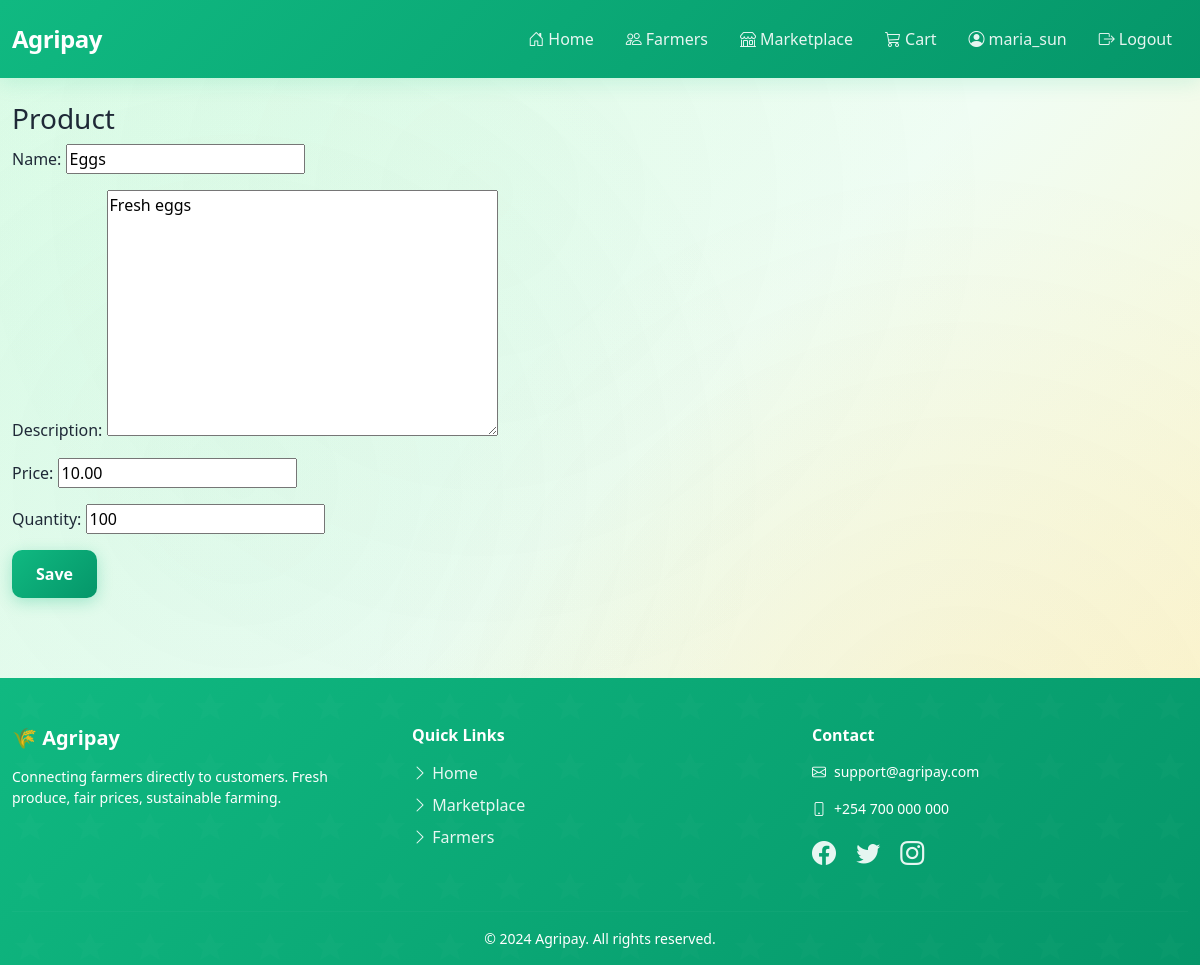
The app's page /farmers/product/7/edit/ (signed in) with its own data.
### farmers/models.py (models this page shows, shortened)
class Product(models.Model):
    farmer = models.ForeignKey(FarmerProfile, on_delete=models.CASCADE, related_name='products')
    name = models.CharField(max_length=200)
    description = models.TextField(blank=True)
    price = models.DecimalField(max_digits=10, decimal_places=2)
    quantity = models.IntegerField(default=0)
    image = models.ImageField(upload_to='product_images/', blank=True, null=True)
    created_at = models.DateTimeField(auto_now_add=True)

### farmers/views.py (the view)
# urls.py: path('product/<int:pk>/edit/', views.edit_product, name='edit_product'),
@login_required
def edit_product(request, pk):
    product = get_object_or_404(Product, pk=pk, farmer__user=request.user)
    if request.method == 'POST':
        form = ProductForm(request.POST, instance=product)
        if form.is_valid():
            form.save()
            return redirect('farmers:farmers_index')
    else:
        form = ProductForm(instance=product)
    return render(request, 'farmers/product_form.html', {'form': form})

### farmers/forms.py
class ProductForm(forms.ModelForm):
    class Meta:
        model = Product
        fields = ['name','description','price','quantity']

### templates/farmers/product_form.html
{% extends 'base.html' %}
{% block content %}
  <h3>Product</h3>
  <form method="post">{% csrf_token %}
    {{ form.as_p }}
    <button class="btn btn-theme">Save</button>
  </form>
{% endblock %}

### templates/base.html (shortened to what this page needs)
<!doctype html>
{% load static %}
<html>
<head>
  <link href="https://cdn.jsdelivr.net/npm/bootstrap@5.2.3/dist/css/bootstrap.min.css" rel="stylesheet">
  <link rel="stylesheet" href="https://cdn.jsdelivr.net/npm/bootstrap-icons@1.11.0/font/bootstrap-icons.css">
  <link rel="stylesheet" href="{% static 'css/theme.css' %}">
</head>
<body class="theme-body">
<nav class="navbar navbar-expand-lg navbar-light bg-light">
  <div class="container">
    <a class="navbar-brand" href="{% url 'home' %}">Agripay</a>
    <div class="collapse navbar-collapse">
      <ul class="navbar-nav ms-auto">
        <li class="nav-item"><a class="nav-link" href="{% url 'home' %}"><i class="bi bi-house-door me-1"></i>Home</a></li>
        <li class="nav-item"><a class="nav-link" href="{% url 'farmers:farmers_index' %}"><i class="bi bi-people me-1"></i>Farmers</a></li>
        <li class="nav-item"><a class="nav-link" href="{% url 'marketplace:marketplace_index' %}"><i class="bi bi-shop me-1"></i>Marketplace</a></li>
        <li class="nav-item"><a class="nav-link position-relative" href="{% url 'marketplace:cart' %}"><i class="bi bi-cart3 me-1"></i>Cart</a></li>
        {% if user.is_authenticated %}
          <li class="nav-item"><a class="nav-link" href="#"><i class="bi bi-person-circle me-1"></i>{{ user.username }}</a></li>
          <li class="nav-item">
            <form method="post" action="{% url 'accounts:logout' %}" style="display:inline; margin:0;">
              <button type="submit" class="btn btn-link nav-link" style="padding:0; border:none; background:none;"><i class="bi bi-box-arrow-right me-1"></i>Logout</button>
            </form>
          </li>
        {% else %}
          <li class="nav-item"><a class="nav-link" href="{% url 'accounts:login' %}"><i class="bi bi-box-arrow-in-right me-1"></i>Login</a></li>
          <li class="nav-item"><a class="nav-link" href="{% url 'accounts:signup' %}"><i class="bi bi-person-plus me-1"></i>Sign up</a></li>
        {% endif %}
      </ul>
    </div>
  </div>
</nav>
<div class="container mt-4">
  {% block content %}{% endblock %}
</div>
<footer class="footer">
  <div class="container">
    <div class="row">
      <div class="col-md-4 mb-4">
        <h5 class="text-white mb-3">🌾 Agripay</h5>
        <p class="small">Connecting farmers directly to customers. Fresh produce, fair prices, sustainable farming.</p>
      </div>
      <div class="col-md-4 mb-4">
        <h6 class="text-white mb-3">Quick Links</h6>
        <ul class="list-unstyled">
          <li class="mb-2"><a href="{% url 'home' %}"><i class="bi bi-chevron-right"></i> Home</a></li>
          <li class="mb-2"><a href="{% url 'marketplace:marketplace_index' %}"><i class="bi bi-chevron-right"></i> Marketplace</a></li>
          <li class="mb-2"><a href="{% url 'farmers:farmers_index' %}"><i class="bi bi-chevron-right"></i> Farmers</a></li>
        </ul>
      </div>
      <div class="col-md-4 mb-4">
        <h6 class="text-white mb-3">Contact</h6>
        <p class="small"><i class="bi bi-envelope me-2"></i>support@agripay.com</p>
        <p class="small"><i class="bi bi-phone me-2"></i>+254 700 000 000</p>
        <div class="mt-3">
          <a href="#" class="me-3"><i class="bi bi-facebook" style="font-size: 1.5rem;"></i></a>
          <a href="#" class="me-3"><i class="bi bi-twitter" style="font-size: 1.5rem;"></i></a>
          <a href="#"><i class="bi bi-instagram" style="font-size: 1.5rem;"></i></a>
        </div>
      </div>
    </div>
    <hr style="border-color: rgba(255,255,255,0.1);">
    <div class="text-center small">
      <p class="mb-0">&copy; 2024 Agripay. All rights reserved.</p>
    </div>
  </div>
</footer>
</body>
</html>

### static/css/theme.css (style rules this page uses)
:root { --brand: #10b981; --brand-dark: #059669; --accent: #f59e0b; --accent-dark: #d97706; --success: #22c55e; --dark: #1f2937; --light: #f9fafb; --shadow: rgba(0, 0, 0, 0.1); }
* { box-sizing: border-box; }
body.theme-body { background: linear-gradient(135deg, #dcfce7 0%, #f0fdf4 50%, #fef3c7 100%); background-attachment: fixed; color: #1f2937; min-height: 100vh; font-family: 'Segoe UI', Tahoma, Geneva, Verdana, sans-serif; position: relative; }
body.theme-body::before { content: ''; position: fixed; top: 0; left: 0; width: 100%; height: 100%; background-image: radial-gradient(circle at 20% 50%, rgba(16, 185, 129, 0.05) 0%, transparent 50%), radial-gradient(circle at 80% 80%, rgba(245, 158, 11, 0.05) 0%, transparent 50%), radial-gradient(circle at 40% 20%, rgba(34, 197, 94, 0.03) 0%, transparent 50%); pointer-events: none; z-index: 0; }
body.theme-body > * { position: relative; z-index: 1; }
.navbar { background: linear-gradient(135deg, var(--brand) 0%, var(--brand-dark) 100%); box-shadow: 0 4px 20px rgba(16, 185, 129, 0.15); padding: 1rem 0; backdrop-filter: blur(10px); }
.navbar .navbar-brand { color: #fff !important; font-weight: 700; font-size: 1.5rem; letter-spacing: -0.5px; transition: transform 0.3s ease; }
.navbar .nav-link { color: rgba(255,255,255,0.9) !important; font-weight: 500; padding: 0.5rem 1rem !important; border-radius: 8px; transition: all 0.3s ease; }
.btn-theme { background: linear-gradient(135deg, var(--brand) 0%, var(--brand-dark) 100%); border: none; color: #fff; font-weight: 600; padding: 0.75rem 1.5rem; border-radius: 10px; transition: all 0.3s ease; box-shadow: 0 4px 15px rgba(16, 185, 129, 0.3); }
.container { max-width: 1200px; }
.navbar { position: sticky; top: 0; z-index: 1000; }
.footer { background: linear-gradient(135deg, #10b981 0%, #059669 100%); color: white; padding: 3rem 0 1rem; margin-top: 5rem; position: relative; overflow: hidden; }
.footer::before { content: ''; position: absolute; top: 0; left: 0; right: 0; bottom: 0; opacity: 0.3; }
.footer > * { position: relative; z-index: 1; }
.footer h5, .footer h6 { color: white; font-weight: 700; }
.footer a { color: rgba(255,255,255,0.9); text-decoration: none; transition: all 0.3s ease; }

### records on screen
Product: name "Eggs", description "Fresh eggs", price "10.00", quantity "100"

### other values on screen
{{ user.username }} "maria_sun"
